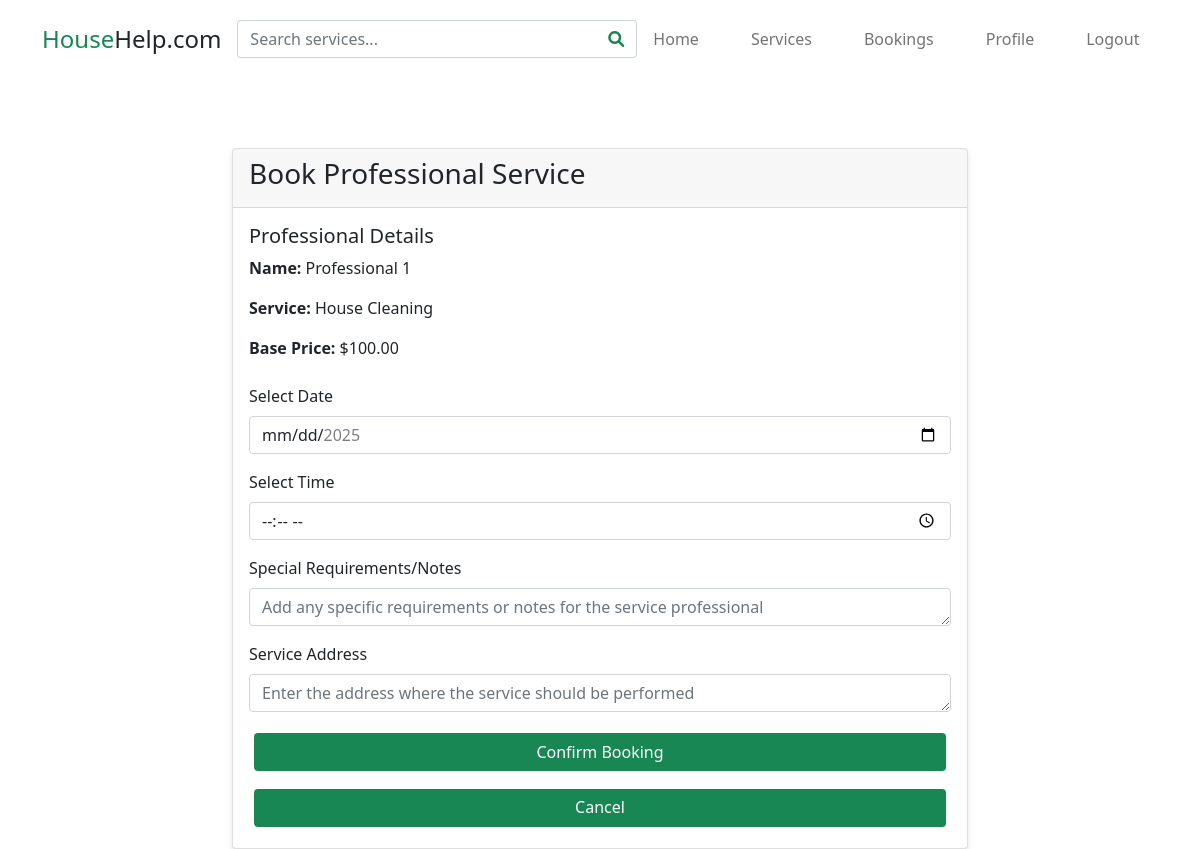
The page /book-professional/1 (signed in) on the database its author committed.
### applications/models.py (models this page shows, shortened)
class Professional(db.Model):
    __tablename__ = 'professionals'
    professional_id = db.Column(db.Integer, primary_key=True)
    user_id = db.Column(db.Integer, db.ForeignKey('users.user_id'), nullable=False)
    full_name = db.Column(db.String(255), nullable=False)
    phone = db.Column(db.String(20), nullable=False)
    service_id = db.Column(db.Integer, db.ForeignKey('services.service_id'))
    experience_years = db.Column(db.Integer)
    description = db.Column(db.Text)
    is_verified = db.Column(db.Boolean, default=False)
    average_rating = db.Column(db.Numeric(3, 2), default=0)
    document_url = db.Column(db.Text)
    service_requests = db.relationship('ServiceRequest', backref='professional')
    availability = db.relationship('ProfessionalAvailability', backref='professional')
    reviews = db.relationship('Review', backref='professional')

class Service(db.Model):
    __tablename__ = 'services'
    service_id = db.Column(db.Integer, primary_key=True)
    name = db.Column(db.String(100), nullable=False)
    description = db.Column(db.Text)
    base_price = db.Column(db.Numeric(10, 2), nullable=False)
    estimated_time = db.Column(db.Integer, nullable=False)  # in minutes
    is_active = db.Column(db.Boolean, default=True)
    created_at = db.Column(db.DateTime, default=datetime.utcnow)
    professionals = db.relationship('Professional', backref='service')
    service_requests = db.relationship('ServiceRequest', backref='service')

### applications/routes.py (the view)
@auth.route('/book-professional/<int:professional_id>', methods=['GET', 'POST'])
def book_professional(professional_id):
    if 'customer_id' not in session:
        flash('Please login first.', 'warning')
        return redirect(url_for('auth.customer_login'))
    professional = Professional.query.get_or_404(professional_id)
    today_date = datetime.now().strftime('%Y-%m-%d')
    max_date = (datetime.now() + timedelta(days=30)).strftime('%Y-%m-%d')
    return render_template('book_professional.html',
                         professional=professional,
                         today_date=today_date,
                         max_date=max_date)

### templates/book_professional.html (shortened to what this page needs)
{% extends "base_customer.html" %}
{% block content %}
<div class="container mt-5 pt-4">
    <div class="row">
        <div class="col-md-8 mx-auto">
            <div class="card">
                <div class="card-header">
                    <h3>Book Professional Service</h3>
                </div>
                <div class="card-body">
                    <div class="professional-info mb-4">
                        <h5>Professional Details</h5>
                        <p><strong>Name:</strong> {{ professional.full_name }}</p>
                        <p><strong>Service:</strong> {{ professional.service.name }}</p>
                        <p><strong>Base Price:</strong> ${{ "%.2f"|format(professional.service.base_price) }}</p>
                    </div>
                    <form method="POST" action="{{ url_for('auth.create_booking', professional_id=professional.professional_id) }}">
                        <div class="mb-3">
                            <label for="booking_date" class="form-label">Select Date</label>
                            <input type="date" class="form-control" id="booking_date" name="date" required
                                   min="{{ today_date }}" max="{{ max_date }}">
                        </div>
                        <div class="mb-3">
                            <label for="booking_time" class="form-label">Select Time</label>
                            <input type="time" class="form-control" id="booking_time" name="time" required>
                        </div>
                        <div class="mb-3">
                            <label for="notes" class="form-label">Special Requirements/Notes</label>
                            <textarea class="form-control" id="notes" name="notes" rows="3"
                                    placeholder="Add any specific requirements or notes for the service professional"></textarea>
                        </div>
                        <div class="mb-3">
                            <label for="address" class="form-label">Service Address</label>
                            <textarea class="form-control" id="address" name="address" rows="2" required
                                    placeholder="Enter the address where the service should be performed"></textarea>
                        </div>
                        <div class="d-grid gap-2">
                            <button type="submit" class="btn btn-primary">Confirm Booking</button>
                            <a href="{{ url_for('auth.service_professionals', service_id=professional.service.service_id) }}"
                               class="btn btn-secondary">Cancel</a>
                        </div>
                    </form>
                </div>
            </div>
        </div>
    </div>
</div>
{% endblock %}

### static/styles.css (style rules this page uses)
body { font-family: 'Poppins', sans-serif; background-color: #f8f9fa; color: #000000; padding-top: 76px; }
.btn, .btn-primary { transition: all 0.3s ease; margin: 5px; border-radius: 5px; background-color: #198754 !important; color: #ffffff !important; outline: none !important; box-shadow: none !important; border: none !important; text-decoration: none; padding: 8px 20px; }
.card { background-color: #ffffff; border: none; border-radius: 10px; box-shadow: 0 4px 6px rgba(0, 0, 0, 0.1); }
.card-body { padding: 2rem; }
input, textarea { margin-bottom: 15px; padding: 8px; border: 1px solid #ccc; border-radius: 4px; width: 100%; }
label { margin-bottom: 5px; text-align: left; display: block; }
form { display: flex; flex-direction: column; }
button { padding: 10px; background-color: #198754; color: #fff; border: none; border-radius: 4px; cursor: pointer; transition: all 0.3s ease; }
a { color: #198754; text-decoration: none; }
.btn, .quick-guide h5 i { color: #198754; }
.form-control, .form-select, .btn { height: 38px; }

### rows shown on the page
Professional: full_name "Professional 1"
Service: service.name "House Cleaning", service.base_price "100.00"
